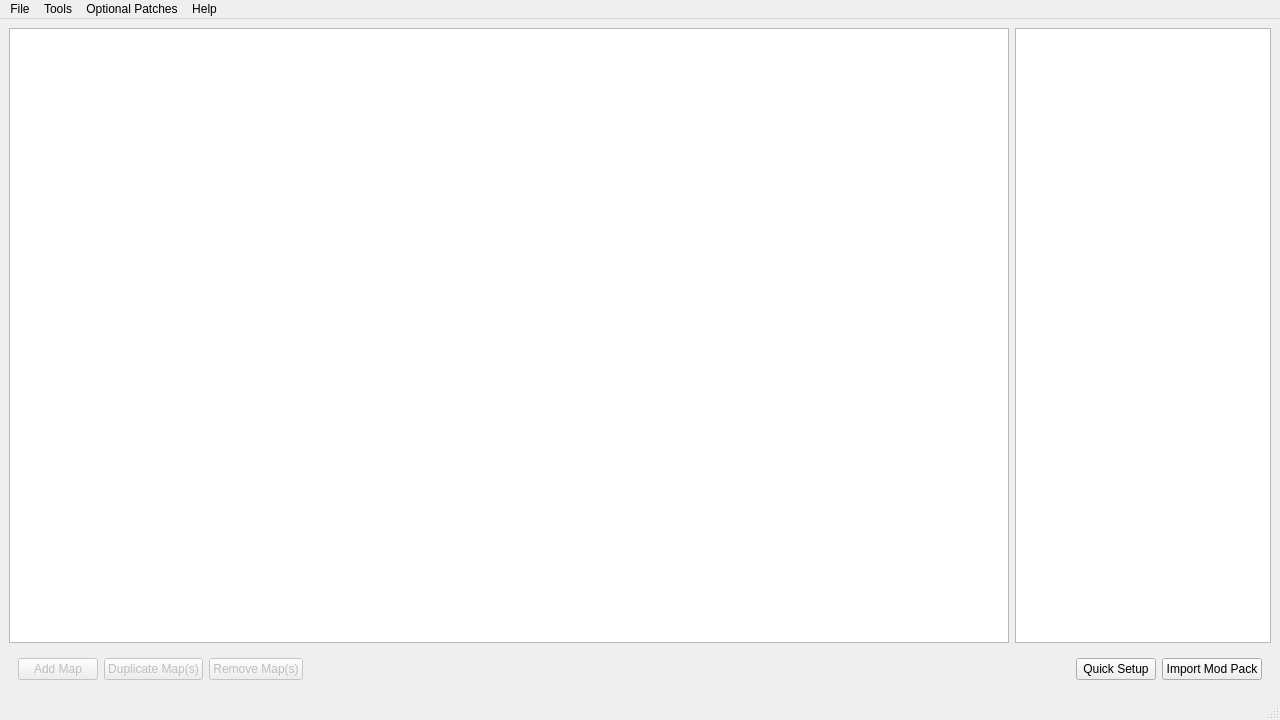
<?xml version="1.0" encoding="UTF-8"?>
<ui version="4.0">
 <class>MainWindow</class>
 <widget class="QMainWindow" name="MainWindow">
  <property name="geometry">
   <rect>
    <x>0</x>
    <y>0</y>
    <width>1280</width>
    <height>720</height>
   </rect>
  </property>
  <property name="windowTitle">
   <string>CSMM</string>
  </property>
  <widget class="QWidget" name="centralwidget">
   <layout class="QVBoxLayout" name="verticalLayout">
    <item>
     <layout class="QHBoxLayout" name="mainArea">
      <item>
       <widget class="MapDescriptorWidget" name="tableWidget"/>
      </item>
      <item>
       <widget class="QListWidget" name="modListWidget">
        <property name="sizePolicy">
         <sizepolicy hsizetype="Preferred" vsizetype="Expanding">
          <horstretch>0</horstretch>
          <verstretch>0</verstretch>
         </sizepolicy>
        </property>
       </widget>
      </item>
     </layout>
    </item>
    <item>
     <widget class="QWidget" name="toolbar" native="true">
      <property name="enabled">
       <bool>true</bool>
      </property>
      <layout class="QHBoxLayout" name="horizontalLayout">
       <item>
        <widget class="QWidget" name="mapToolbar" native="true">
         <property name="enabled">
          <bool>false</bool>
         </property>
         <layout class="QHBoxLayout" name="horizontalLayout_3">
          <property name="leftMargin">
           <number>0</number>
          </property>
          <property name="topMargin">
           <number>0</number>
          </property>
          <property name="rightMargin">
           <number>0</number>
          </property>
          <property name="bottomMargin">
           <number>0</number>
          </property>
          <item>
           <widget class="QPushButton" name="addMap">
            <property name="text">
             <string>Add Map</string>
            </property>
           </widget>
          </item>
          <item>
           <widget class="QPushButton" name="duplicateMap">
            <property name="text">
             <string>Duplicate Map(s)</string>
            </property>
           </widget>
          </item>
          <item>
           <widget class="QPushButton" name="removeMap">
            <property name="text">
             <string>Remove Map(s)</string>
            </property>
           </widget>
          </item>
         </layout>
        </widget>
       </item>
       <item>
        <spacer name="horizontalSpacer">
         <property name="orientation">
          <enum>Qt::Horizontal</enum>
         </property>
         <property name="sizeHint" stdset="0">
          <size>
           <width>40</width>
           <height>20</height>
          </size>
         </property>
        </spacer>
       </item>
       <item>
        <widget class="QPushButton" name="quickSetup">
         <property name="text">
          <string>Quick Setup</string>
         </property>
        </widget>
       </item>
       <item>
        <widget class="QPushButton" name="importModPack">
         <property name="text">
          <string>Import Mod Pack</string>
         </property>
        </widget>
       </item>
      </layout>
     </widget>
    </item>
   </layout>
  </widget>
  <widget class="QMenuBar" name="menubar">
   <property name="geometry">
    <rect>
     <x>0</x>
     <y>0</y>
     <width>1280</width>
     <height>22</height>
    </rect>
   </property>
   <widget class="QMenu" name="menuFile">
    <property name="title">
     <string>File</string>
    </property>
    <addaction name="actionOpen"/>
    <addaction name="actionImport_WBFS_ISO"/>
    <addaction name="actionExport_to_Folder"/>
    <addaction name="actionExport_to_WBFS_ISO"/>
    <addaction name="actionExport_to_Riivolution"/>
    <addaction name="actionShow_CSMM_Network_Cache_In_File_System"/>
    <addaction name="actionOpen_Log_Folder"/>
   </widget>
   <widget class="QMenu" name="menuOptions">
    <property name="title">
     <string>Optional Patches</string>
    </property>
    <addaction name="actionPatch_MarkerCode"/>
    <addaction name="actionSeparate_Save_Game"/>
   </widget>
   <widget class="QMenu" name="menuHelp">
    <property name="title">
     <string>Help</string>
    </property>
    <addaction name="actionCSMM_Help"/>
   </widget>
   <widget class="QMenu" name="menuTools">
    <property name="enabled">
     <bool>true</bool>
    </property>
    <property name="title">
     <string>Tools</string>
    </property>
    <addaction name="actionItast_csmm_brsar"/>
    <addaction name="separator"/>
    <addaction name="actionLoad_map_list_csv"/>
    <addaction name="actionSave_map_list_csv"/>
    <addaction name="separator"/>
    <addaction name="actionValidate"/>
    <addaction name="separator"/>
    <addaction name="actionExport_default_modlists_txt"/>
   </widget>
   <addaction name="menuFile"/>
   <addaction name="menuTools"/>
   <addaction name="menuOptions"/>
   <addaction name="menuHelp"/>
  </widget>
  <widget class="QStatusBar" name="statusbar"/>
  <action name="actionCSMM_Help">
   <property name="text">
    <string>CSMM Help</string>
   </property>
  </action>
  <action name="actionOpen">
   <property name="text">
    <string>Open Game Folder</string>
   </property>
   <property name="shortcut">
    <string>Ctrl+O</string>
   </property>
  </action>
  <action name="actionExport_to_Folder">
   <property name="enabled">
    <bool>false</bool>
   </property>
   <property name="text">
    <string>Export to Folder</string>
   </property>
   <property name="shortcut">
    <string>Ctrl+Shift+E</string>
   </property>
  </action>
  <action name="actionImport_WBFS_ISO">
   <property name="text">
    <string>Import WBFS/ISO</string>
   </property>
   <property name="shortcut">
    <string>Ctrl+I</string>
   </property>
  </action>
  <action name="actionExport_to_WBFS_ISO">
   <property name="enabled">
    <bool>false</bool>
   </property>
   <property name="text">
    <string>Export to WBFS/ISO</string>
   </property>
   <property name="shortcut">
    <string>Ctrl+E</string>
   </property>
  </action>
  <action name="action_Re_Download_External_Tools">
   <property name="text">
    <string>(Re-)Download External Tools</string>
   </property>
  </action>
  <action name="actionValidate">
   <property name="enabled">
    <bool>false</bool>
   </property>
   <property name="text">
    <string>Validate</string>
   </property>
  </action>
  <action name="actionPatch_MarkerCode">
   <property name="checkable">
    <bool>true</bool>
   </property>
   <property name="checked">
    <bool>true</bool>
   </property>
   <property name="text">
    <string>Patch Marker Code (marker_code=02)</string>
   </property>
  </action>
  <action name="actionItast_csmm_brsar">
   <property name="text">
    <string>Save clean Itast.csmm.brsar</string>
   </property>
  </action>
  <action name="actionLoad_map_list_csv">
   <property name="enabled">
    <bool>false</bool>
   </property>
   <property name="text">
    <string>Load map list (*.csv / *.yaml)</string>
   </property>
  </action>
  <action name="actionSave_map_list_csv">
   <property name="enabled">
    <bool>false</bool>
   </property>
   <property name="text">
    <string>Save map list (*.yaml)</string>
   </property>
  </action>
  <action name="actionExport_default_modlists_txt">
   <property name="text">
    <string>Export default modlist.txt</string>
   </property>
  </action>
  <action name="actionAppend_Author_to_Map_Description">
   <property name="checkable">
    <bool>true</bool>
   </property>
   <property name="text">
    <string>Append Author to Map Description</string>
   </property>
  </action>
  <action name="actionShow_CSMM_Network_Cache_In_File_System">
   <property name="text">
    <string>Show CSMM Network Cache In File System</string>
   </property>
  </action>
  <action name="actionExport_to_Riivolution">
   <property name="enabled">
    <bool>false</bool>
   </property>
   <property name="text">
    <string>Export to Riivolution</string>
   </property>
  </action>
  <action name="actionOpen_Log_Folder">
   <property name="text">
    <string>Open Log Folder</string>
   </property>
  </action>
  <action name="actionSeparate_Save_Game">
   <property name="checkable">
    <bool>true</bool>
   </property>
   <property name="text">
    <string>Separate Save Game</string>
   </property>
  </action>
 </widget>
 <customwidgets>
  <customwidget>
   <class>MapDescriptorWidget</class>
   <extends>QTableWidget</extends>
   <header>mapdescriptorwidget.h</header>
  </customwidget>
 </customwidgets>
 <resources/>
 <connections/>
</ui>
